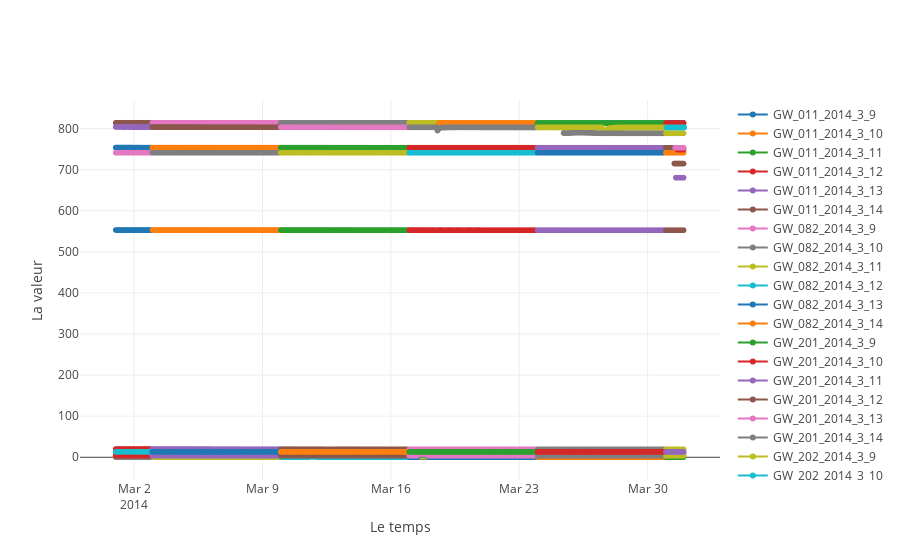

Notebook code cell kept with this figure:
### Markdown cell above
#### Plot GW

### Code cell
ploter.plot_scatter(GW.get_data())
